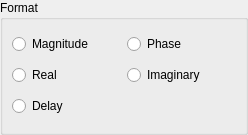
<?xml version="1.0" encoding="UTF-8"?>
<ui version="4.0">
 <class>form</class>
 <widget class="QWidget" name="form">
  <property name="geometry">
   <rect>
    <x>0</x>
    <y>0</y>
    <width>248</width>
    <height>135</height>
   </rect>
  </property>
  <property name="windowTitle">
   <string>Form</string>
  </property>
  <layout class="QGridLayout" name="gridLayout">
   <property name="leftMargin">
    <number>0</number>
   </property>
   <property name="topMargin">
    <number>0</number>
   </property>
   <property name="rightMargin">
    <number>0</number>
   </property>
   <property name="bottomMargin">
    <number>0</number>
   </property>
   <item row="0" column="0">
    <widget class="QGroupBox" name="groupBox">
     <property name="title">
      <string>Format</string>
     </property>
     <layout class="QGridLayout" name="gridLayout_2">
      <property name="leftMargin">
       <number>9</number>
      </property>
      <property name="topMargin">
       <number>9</number>
      </property>
      <property name="rightMargin">
       <number>9</number>
      </property>
      <property name="bottomMargin">
       <number>9</number>
      </property>
      <item row="1" column="0">
       <widget class="QRadioButton" name="realRadioButton">
        <property name="text">
         <string>Real</string>
        </property>
       </widget>
      </item>
      <item row="0" column="0">
       <widget class="QRadioButton" name="magnitudeRadioButton">
        <property name="text">
         <string>Magnitude</string>
        </property>
       </widget>
      </item>
      <item row="2" column="0">
       <widget class="QRadioButton" name="delayRadioButton">
        <property name="text">
         <string>Delay</string>
        </property>
       </widget>
      </item>
      <item row="0" column="1">
       <widget class="QRadioButton" name="phaseRadioButton">
        <property name="text">
         <string>Phase</string>
        </property>
       </widget>
      </item>
      <item row="1" column="1">
       <widget class="QRadioButton" name="imaginaryRadioButton">
        <property name="text">
         <string>Imaginary</string>
        </property>
       </widget>
      </item>
     </layout>
    </widget>
   </item>
  </layout>
 </widget>
 <resources/>
 <connections/>
</ui>
